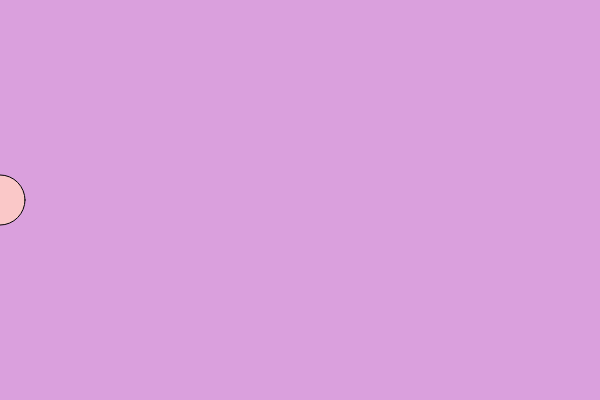
Frame 1 (no input)
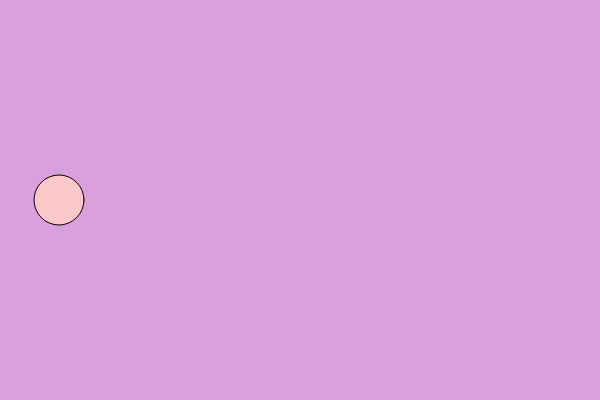
Frame 60 (no input)
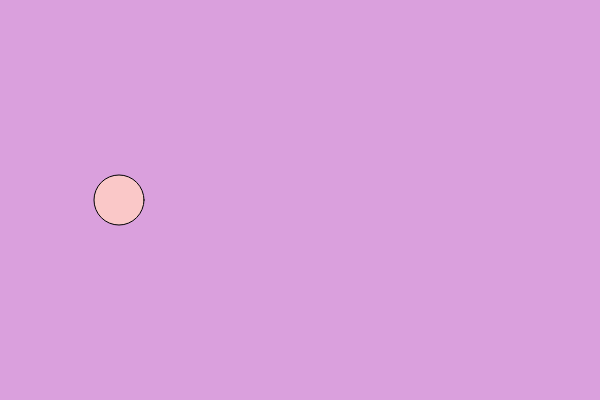
Frame 120 (the mouse pressed at the canvas centre since frame 60)

The p5.js sketch that drew these frames (run headless with seeded random() and noise() and a simulated clock; from frame 60 on, the mouse is pressed at the canvas centre):

// p5.js sketch
// ── sketch.js
var circle1 = {
  x: 0,
  y: 200,
  diameter: 50
};

var grba1 = {
  r: 218,
  g: 160,
  b: 221
}



function setup() {
  createCanvas(600, 400);
}

function draw() {
  background(grba1.r, grba1.g, grba1.b);

  fill(250, 200, 200)
  ellipse(circle1.x, circle1.y, circle1.diameter, circle1.diameter)

  circle1.x = circle1.x + 1
}
